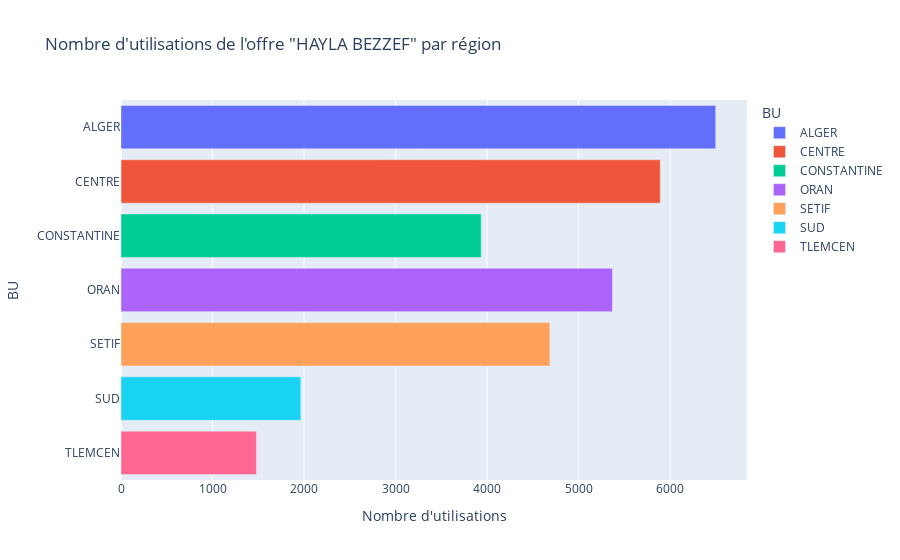

Notebook cell for this chart:
### Code cell
# Filtrer le DataFrame pour inclure uniquement l'offre "HAYLA BZEF"
offre_hayla_bzef = df[df['OFFNG_TRF_PRFL'].str.contains('HAYLA BEZZEF')]

# Créez un DataFrame avec le nombre d'utilisations de l'offre "HAYLA BZEF" par région
usage_offre_hayla_bzef_par_region = offre_hayla_bzef.groupby(['BU']).size().reset_index(name='Nombre d\'utilisations')

# Créez le graphique à barres
bar_fig_offre_hayla_bzef = px.bar(
    data_frame=usage_offre_hayla_bzef_par_region,
    x='Nombre d\'utilisations',
    y='BU',
    title='Nombre d\'utilisations de l\'offre "HAYLA BEZZEF" par région',
    color='BU'
)

bar_fig_offre_hayla_bzef.show()

### Figure 1 — Plotly figure (JSON) as saved in the notebook; plotly's stock layout.template omitted (floating-point values rounded to 4 significant figures)
{"data": [{"alignmentgroup": "True", "hovertemplate": "BU=%{y}<br>Nombre d'utilisations=%{x}<extra></extra>", "legendgroup": "ALGER", "marker": {"color": "#636efa", "pattern": {"shape": ""}}, "name": "ALGER", "offsetgroup": "ALGER", "orientation": "h", "showlegend": true, "textposition": "auto", "type": "bar", "x": [6498], "xaxis": "x", "y": ["ALGER"], "yaxis": "y"}, {"alignmentgroup": "True", "hovertemplate": "BU=%{y}<br>Nombre d'utilisations=%{x}<extra></extra>", "legendgroup": "CENTRE", "marker": {"color": "#EF553B", "pattern": {"shape": ""}}, "name": "CENTRE", "offsetgroup": "CENTRE", "orientation": "h", "showlegend": true, "textposition": "auto", "type": "bar", "x": [5892], "xaxis": "x", "y": ["CENTRE"], "yaxis": "y"}, {"alignmentgroup": "True", "hovertemplate": "BU=%{y}<br>Nombre d'utilisations=%{x}<extra></extra>", "legendgroup": "CONSTANTINE", "marker": {"color": "#00cc96", "pattern": {"shape": ""}}, "name": "CONSTANTINE", "offsetgroup": "CONSTANTINE", "orientation": "h", "showlegend": true, "textposition": "auto", "type": "bar", "x": [3936], "xaxis": "x", "y": ["CONSTANTINE"], "yaxis": "y"}, {"alignmentgroup": "True", "hovertemplate": "BU=%{y}<br>Nombre d'utilisations=%{x}<extra></extra>", "legendgroup": "ORAN", "marker": {"color": "#ab63fa", "pattern": {"shape": ""}}, "name": "ORAN", "offsetgroup": "ORAN", "orientation": "h", "showlegend": true, "textposition": "auto", "type": "bar", "x": [5370], "xaxis": "x", "y": ["ORAN"], "yaxis": "y"}, {"alignmentgroup": "True", "hovertemplate": "BU=%{y}<br>Nombre d'utilisations=%{x}<extra></extra>", "legendgroup": "SETIF", "marker": {"color": "#FFA15A", "pattern": {"shape": ""}}, "name": "SETIF", "offsetgroup": "SETIF", "orientation": "h", "showlegend": true, "textposition": "auto", "type": "bar", "x": [4686], "xaxis": "x", "y": ["SETIF"], "yaxis": "y"}, {"alignmentgroup": "True", "hovertemplate": "BU=%{y}<br>Nombre d'utilisations=%{x}<extra></extra>", "legendgroup": "SUD", "marker": {"color": "#19d3f3", "pattern": {"shape": ""}}, "name": "SUD", "offsetgroup": "SUD", "orientation": "h", "showlegend": true, "textposition": "auto", "type": "bar", "x": [1965], "xaxis": "x", "y": ["SUD"], "yaxis": "y"}, {"alignmentgroup": "True", "hovertemplate": "BU=%{y}<br>Nombre d'utilisations=%{x}<extra></extra>", "legendgroup": "TLEMCEN", "marker": {"color": "#FF6692", "pattern": {"shape": ""}}, "name": "TLEMCEN", "offsetgroup": "TLEMCEN", "orientation": "h", "showlegend": true, "textposition": "auto", "type": "bar", "x": [1480], "xaxis": "x", "y": ["TLEMCEN"], "yaxis": "y"}], "layout": {"autosize": true, "barmode": "relative", "legend": {"title": {"text": "BU"}, "tracegroupgap": 0}, "title": {"text": "Nombre d'utilisations de l'offre \"HAYLA BEZZEF\" par région"}, "xaxis": {"anchor": "y", "autorange": true, "domain": [0, 1], "range": [0, 6840], "title": {"text": "Nombre d'utilisations"}, "type": "linear"}, "yaxis": {"anchor": "x", "autorange": true, "categoryarray": ["TLEMCEN", "SUD", "SETIF", "ORAN", "CONSTANTINE", "CENTRE", "ALGER"], "categoryorder": "array", "domain": [0, 1], "range": [-0.5, 6.5], "title": {"text": "BU"}, "type": "category"}}}
